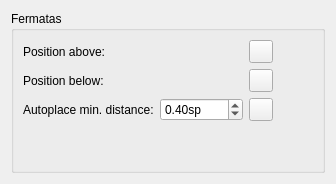
      <widget class="QWidget" name="PageFermatas">
       <layout class="QVBoxLayout" name="verticalLayout_53">
        <item>
         <widget class="QGroupBox" name="groupBox_37">
          <property name="sizePolicy">
           <sizepolicy hsizetype="Expanding" vsizetype="Expanding">
            <horstretch>0</horstretch>
            <verstretch>0</verstretch>
           </sizepolicy>
          </property>
          <property name="title">
           <string>Fermatas</string>
          </property>
          <layout class="QGridLayout" name="gridLayout_32">
           <item row="1" column="0">
            <spacer name="verticalSpacer_23">
             <property name="orientation">
              <enum>Qt::Vertical</enum>
             </property>
             <property name="sizeHint" stdset="0">
              <size>
               <width>20</width>
               <height>40</height>
              </size>
             </property>
            </spacer>
           </item>
           <item row="0" column="0">
            <layout class="QGridLayout" name="gridLayout_31">
             <item row="0" column="0">
              <widget class="QLabel" name="label_168">
               <property name="text">
                <string>Position above:</string>
               </property>
              </widget>
             </item>
             <item row="0" column="2">
              <widget class="QToolButton" name="resetFermataPosAbove">
               <property name="toolTip">
                <string>Reset to default</string>
               </property>
               <property name="accessibleName">
                <string>Reset 'Position above' value</string>
               </property>
               <property name="text">
                <string notr="true"/>
               </property>
               <property name="icon">
                <iconset resource="musescore.qrc">
                 <normaloff>:/data/icons/edit-reset.svg</normaloff>:/data/icons/edit-reset.svg</iconset>
               </property>
              </widget>
             </item>
             <item row="1" column="0">
              <widget class="QLabel" name="label_167">
               <property name="text">
                <string>Position below:</string>
               </property>
              </widget>
             </item>
             <item row="1" column="2">
              <widget class="QToolButton" name="resetFermataPosBelow">
               <property name="toolTip">
                <string>Reset to default</string>
               </property>
               <property name="accessibleName">
                <string>Reset 'Position below' value</string>
               </property>
               <property name="text">
                <string notr="true"/>
               </property>
               <property name="icon">
                <iconset resource="musescore.qrc">
                 <normaloff>:/data/icons/edit-reset.svg</normaloff>:/data/icons/edit-reset.svg</iconset>
               </property>
              </widget>
             </item>
             <item row="2" column="0">
              <widget class="QLabel" name="label_169">
               <property name="text">
                <string>Autoplace min. distance:</string>
               </property>
               <property name="buddy">
                <cstring>dynamicsMinDistance</cstring>
               </property>
              </widget>
             </item>
             <item row="2" column="1">
              <widget class="QDoubleSpinBox" name="fermataMinDistance">
               <property name="suffix">
                <string extracomment="spatium unit">sp</string>
               </property>
               <property name="minimum">
                <double>0.000000000000000</double>
               </property>
               <property name="maximum">
                <double>1000.000000000000000</double>
               </property>
               <property name="singleStep">
                <double>0.200000000000000</double>
               </property>
               <property name="value">
                <double>0.400000000000000</double>
               </property>
              </widget>
             </item>
             <item row="2" column="2">
              <widget class="QToolButton" name="resetFermataMinDistance">
               <property name="toolTip">
                <string>Reset to default</string>
               </property>
               <property name="accessibleName">
                <string>Reset 'Autoplace min. distance' value</string>
               </property>
               <property name="text">
                <string notr="true"/>
               </property>
               <property name="icon">
                <iconset resource="musescore.qrc">
                 <normaloff>:/data/icons/edit-reset.svg</normaloff>:/data/icons/edit-reset.svg</iconset>
               </property>
              </widget>
             </item>
             <item row="0" column="1">
              <widget class="Ms::OffsetSelect" name="fermataPosAbove" native="true"/>
             </item>
             <item row="1" column="1">
              <widget class="Ms::OffsetSelect" name="fermataPosBelow" native="true"/>
             </item>
            </layout>
           </item>
           <item row="0" column="1">
            <spacer name="horizontalSpacer_44">
             <property name="orientation">
              <enum>Qt::Horizontal</enum>
             </property>
             <property name="sizeHint" stdset="0">
              <size>
               <width>40</width>
               <height>20</height>
              </size>
             </property>
            </spacer>
           </item>
          </layout>
         </widget>
        </item>
       </layout>
      </widget>
